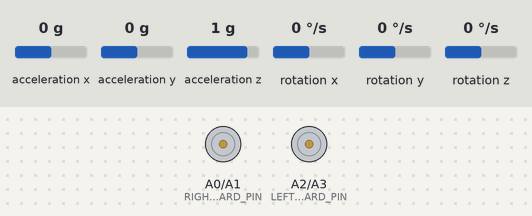
A sketch run on a simulated Arduino Nano 33 BLE. Shown: motor-driver pin pairs drawn as motors (green arrow = first pin HIGH = forward, orange = second pin HIGH = backward, longer = more drive). The test bench sets the inputs (shaded band); at power-on: acceleration y 0 g, acceleration z 1 g, acceleration x 0 g, rotation x 0 °/s, rotation y 0 °/s, rotation z 0 °/s. Nothing arrives over Bluetooth unless stated; a phone connects over Bluetooth LE 3 s after start; what the sketch prints to the serial monitor is not drawn.

Above: at 4.2 s.
4.3 s: acceleration y set to -1.4 g
At 4.9 s:
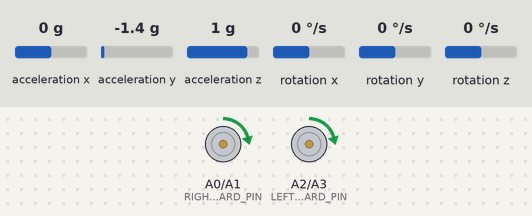
5.8 s: acceleration z set to -1.4 g
At 6.2 s:
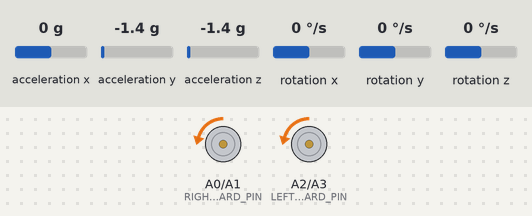
Timing chart, 0 to 8.8 s (numbered marks = the images above; inputs shaded):
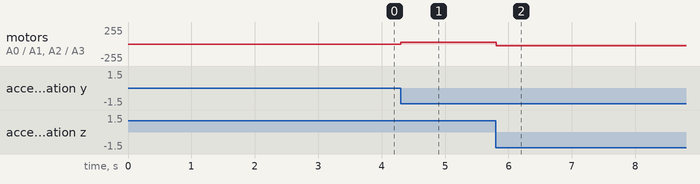

The sketch:

balanceRobot.ino
```cpp
#include <ArduinoBLE.h>
#include "Arduino_BMI270_BMM150.h"
#include <math.h>

//WHEEL MOTOR PINS
#define RIGHT_MOTOR_FORWARD_PIN  A0
#define RIGHT_MOTOR_BACKWARD_PIN  A1
#define LEFT_MOTOR_FORWARD_PIN  A2
#define LEFT_MOTOR_BACKWARD_PIN  A3

//Gyroscope Values
float Theta_Gyro = 0;
//Accelerometer Values
float Theta_Acc = 0;
//Weighted Values
float Theta_Final = 0;
float k = 0.6;  //0.6 before
float gx_0, gy_0, gz_0, ax_0, ay_0, az_0, x_0, x;

//Wheel Motor Variables
int left_Motor_Speed, right_Motor_Speed, forward_Motor_Speed, back_Motor_Speed;

//PID Variables
float et_old,et_new, kp_et,ki_et,kd_et,et_integral, et_derivative;
float kp = 0.01; //Proportional
float ki = 0; //Integral
float kd = 0; //Derivative
float desired_angle = 0; //We always want the robot to be at a 0 degree pitch (angle about the y-axis)
float dt, t0,t1,t2,t3;
float PID_OUTPUT = 0; //number between 0 - 255
float pi = 3.1415;

int resetIntegral = 0;

int PID_MIN = 0;
int PID_MAX = 0;

int LEFT_FORWARD_OFFSET = 26;
int LEFT_BACKWARD_OFFSET = 26;
int RIGHT_FORWARD_OFFSET = 26;
int RIGHT_BACKWARD_OFFSET = 26;

float DEAD_ZONE_POSITIVE = 0;
float DEAD_ZONE_NEGATIVE = 0;

float MAX_TILT = 40; //degrees
float MAX_KP = 0;
float MAX_KI = 0;
float MAX_KD = 0;

//Bluetooth Declarations
#define BUFFER_SIZE 20

BLEService laptopMasterService("00000000-5EC4-4083-81CD-A10B8D5CF6EC");

BLEStringCharacteristic laptopMasterCharacteristic("00000001-5EC4-4083-81CD-A10B8D5CF6EC", BLERead | BLEWrite, BUFFER_SIZE);
BLEStringCharacteristic laptopMasterReceiveCharacteristic("00000002-5EC4-4083-81CD-A10B8D5CF6EC", BLERead | BLEWrite, BUFFER_SIZE);
BLEStringCharacteristic laptopMasterPIDOUTPUTCharacteristic("00000003-5EC4-4083-81CD-A10B8D5CF6EC", BLERead | BLEWrite, BUFFER_SIZE);

BLEDevice laptopMaster;
int Laptop2RobotLength = 0;

void setup() {
  Serial.begin(9600);
  while (!Serial);

  if (!IMU.begin()) {
    Serial.println("Failed to initialize IMU!");
    while (1);
  }

  if (!BLE.begin()) {
    Serial.println("* Starting Bluetooth® Low Energy module failed!");
    while (1)
      ;
  }

  BLE.setLocalName("C5-BLE");
  BLE.setDeviceName("C5-BLE");
  BLE.setAdvertisedService(laptopMasterService);

  laptopMasterService.addCharacteristic(laptopMasterCharacteristic);
  laptopMasterService.addCharacteristic(laptopMasterReceiveCharacteristic);
  laptopMasterService.addCharacteristic(laptopMasterPIDOUTPUTCharacteristic);
  BLE.addService(laptopMasterService);

  BLE.advertise();

  while (true) {
    laptopMaster = BLE.central();
    if (laptopMaster) {
      Serial.println("Connected to MASTER LAPTOP");
      break;
    }
  }


  pinMode(LEFT_MOTOR_FORWARD_PIN, OUTPUT);
  pinMode(LEFT_MOTOR_BACKWARD_PIN, OUTPUT);
  pinMode(RIGHT_MOTOR_FORWARD_PIN, OUTPUT);
  pinMode(RIGHT_MOTOR_BACKWARD_PIN, OUTPUT);

}

void loop() {
  // put your main code here, to run repeatedly:
  if(resetIntegral == 1)
  {
    //if resetIntegral == 1 RESET else if 0 then do not reset
    et_integral = 0;
    resetIntegral = 0;
  }

  readIMUData();
  receiveBLE();

}

void receiveBLE()
{
  if(laptopMaster.connected())
  {
    if (laptopMasterReceiveCharacteristic.written()) {

      int receiveLength = laptopMasterReceiveCharacteristic.valueLength();
      byte receiveBuffer[receiveLength];
      if (laptopMasterReceiveCharacteristic.readValue(receiveBuffer, receiveLength)) {

        String receiveString = String((char*)receiveBuffer);

        kp = receiveString.substring(3, receiveString.indexOf(' ')).toFloat();
        receiveString = receiveString.substring(receiveString.indexOf(' ') + 1);
        ki = receiveString.substring(3, receiveString.indexOf(' ')).toFloat();
        receiveString = receiveString.substring(receiveString.indexOf(' ') + 1);
        kd = receiveString.substring(3, receiveString.indexOf(' ')).toFloat();
        receiveString = receiveString.substring(receiveString.indexOf(' ') + 1);
        resetIntegral = receiveString.substring(3, receiveString.indexOf(' ')).toInt();

        MAX_KP = kp*(MAX_TILT*pi/180);
        MAX_KI = ki*pow((MAX_TILT*pi/180),2)/2;
        MAX_KD = kd*(1.0/0.01)*(pi/180);

        /*Serial.print("Kp: ");
        Serial.print(kp);
        Serial.print(" Ki: ");
        Serial.print(ki);
        Serial.print(" Kd: ");
        Serial.print(kd);
        Serial.print(" RI: ");
        Serial.println(resetIntegral);*/

      }

      //Receiving data from Laptop Master
      //String Laptop2RobotReceived = laptopMasterReceiveCharacteristic.readValue();
    }
  // Read from IMU and Send Data to Laptop Master (convert float to byte array)
  laptopMasterCharacteristic.writeValue(String(Theta_Final, 3));
  }
}

void readIMUData() {
  if (IMU.gyroscopeAvailable() && IMU.accelerationAvailable()) {

    t1 = millis();
    IMU.readGyroscope(gy_0, gx_0, gz_0);
    IMU.readAcceleration(ay_0, ax_0, az_0);

    Theta_Acc = atan(ax_0 / az_0) * 180 / 3.14159;
    Theta_Gyro = gy_0*0.01 + Theta_Final;

    Theta_Final = (Theta_Gyro)*k + Theta_Acc * (1 - k);


    PID();
    t0 = t1;
    laptopMasterPIDOUTPUTCharacteristic.writeValue(String(PID_OUTPUT, 4));
  }
}

void PID()
{

    dt = (float)(t1 - t0)/1000.0;
    //Kp, Ki, and Kd are choosen for radians not for degrees.
    //et_new is in radians not degrees

    et_new = (desired_angle - Theta_Final)*pi/180.0;
    kp_et = kp*et_new;

    et_integral += et_new*(float)dt;
    ki_et = ki*et_integral;

    et_derivative = (et_new - et_old) / ((float)dt);
    kd_et = kd * et_derivative;

    PID_OUTPUT = (kp_et + ki_et + kd_et)/(MAX_KP + MAX_KI + MAX_KD);

    //PID_OUTPUT = constrain(PID_OUTPUT, -100, 100);

    if(PID_OUTPUT <= 0.00)
    {
      //PID_OUT will be negative (mostly)
      controlWheelMotors(abs(PID_OUTPUT*(255 - 38.25)) + 10 , 0, (abs(PID_OUTPUT*(255 - 38.25)) + 10), 0);
    }
    else if(PID_OUTPUT >= 0.00)
    {
      //Theta < 0, PID_OUT will be positive (mostly)
      controlWheelMotors((PID_OUTPUT*(255 - 38.25) + 10), 1, (PID_OUTPUT*(255 - 38.25) + 10), 1);
    }

    /*Serial.print(kp_et, 0);
    Serial.print(" ");
    Serial.print(ki_et,1);
    Serial.print(" ");
    Serial.print(kd_et,2);

    Serial.print(" ");
    Serial.print(PID_OUTPUT, 5);
    Serial.print(" ");
    Serial.print(Theta_Final, 1);
    Serial.println(" ");*/


    et_old = et_new;
}

/************************************************************************************************************
 LEFT_MOTOR_PWM_SPEED (0,255) :
 LEFT_MOTOR_DIR (0 OR 1) : 0 = Forward Direction of Left Motor and 1 = Backward Direction of Left Motor
 RIGHT_MOTOR_PWM_SPEED (0,255) :
 RIGHT_MOTOR_DIR (0 OR 1) : 0 = Forward Direction of Right Motor and 1 = Backward Direction of Right Motor
*************************************************************************************************************/

void controlWheelMotors(int LEFT_MOTOR_PWM_SPEED, int LEFT_MOTOR_DIR, int RIGHT_MOTOR_PWM_SPEED, int RIGHT_MOTOR_DIR)
{
  if(LEFT_MOTOR_DIR == 0)
  {
    analogWrite(LEFT_MOTOR_FORWARD_PIN, LEFT_FORWARD_OFFSET + LEFT_MOTOR_PWM_SPEED);
    analogWrite(LEFT_MOTOR_BACKWARD_PIN, LEFT_BACKWARD_OFFSET);
  }
  else if(LEFT_MOTOR_DIR == 1)
  {
    analogWrite(LEFT_MOTOR_FORWARD_PIN, LEFT_FORWARD_OFFSET);
    analogWrite(LEFT_MOTOR_BACKWARD_PIN, LEFT_BACKWARD_OFFSET + LEFT_MOTOR_PWM_SPEED);
  }

  if(RIGHT_MOTOR_DIR == 0)
  {
    analogWrite(RIGHT_MOTOR_FORWARD_PIN, RIGHT_FORWARD_OFFSET + RIGHT_MOTOR_PWM_SPEED);
    analogWrite(RIGHT_MOTOR_BACKWARD_PIN, RIGHT_BACKWARD_OFFSET);
  }
  else if(RIGHT_MOTOR_DIR == 1)
  {
    analogWrite(RIGHT_MOTOR_FORWARD_PIN, RIGHT_FORWARD_OFFSET);
    analogWrite(RIGHT_MOTOR_BACKWARD_PIN, RIGHT_BACKWARD_OFFSET + RIGHT_MOTOR_PWM_SPEED);
  }
}
```

Measured:
- after the input at 4.3 s, motor on A0 (RIGHT_MOTOR_FORWARD_PIN) / A1 (RIGHT_MOTOR_BACKWARD_PIN), motor on A2 (LEFT_MOTOR_FORWARD_PIN) / A3 (LEFT_MOTOR_BACKWARD_PIN): stopped → forward 26/255 at once
- after the input at 5.8 s, motor on A0 (RIGHT_MOTOR_FORWARD_PIN) / A1 (RIGHT_MOTOR_BACKWARD_PIN), motor on A2 (LEFT_MOTOR_FORWARD_PIN) / A3 (LEFT_MOTOR_BACKWARD_PIN): forward 26/255 → backward 26/255 at once
